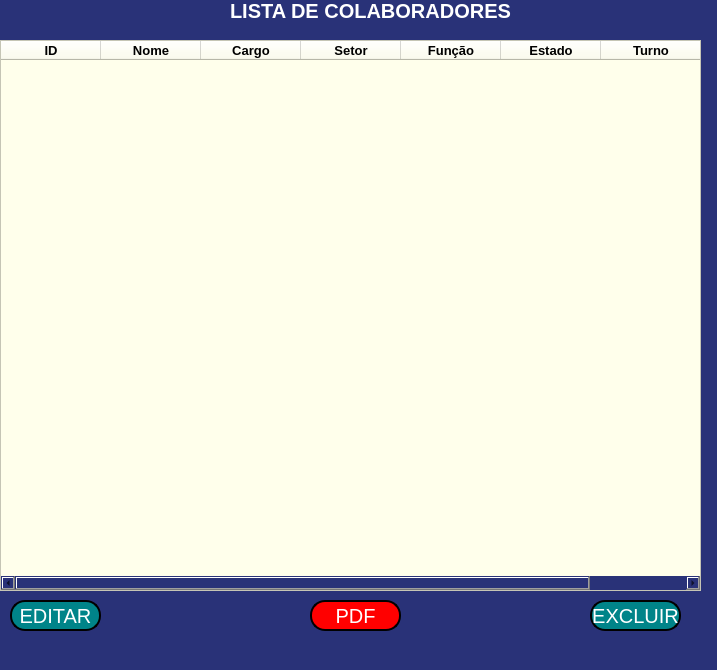
<?xml version="1.0" encoding="UTF-8"?>
<ui version="4.0">
 <class>MainWindow</class>
 <widget class="QMainWindow" name="MainWindow">
  <property name="geometry">
   <rect>
    <x>0</x>
    <y>0</y>
    <width>717</width>
    <height>670</height>
   </rect>
  </property>
  <property name="windowTitle">
   <string>MainWindow</string>
  </property>
  <property name="styleSheet">
   <string notr="true">background-color: rgb(41, 50, 120);</string>
  </property>
  <widget class="QWidget" name="centralwidget">
   <widget class="QLabel" name="label">
    <property name="geometry">
     <rect>
      <x>230</x>
      <y>-20</y>
      <width>311</width>
      <height>61</height>
     </rect>
    </property>
    <property name="font">
     <font>
      <pointsize>15</pointsize>
      <bold>true</bold>
     </font>
    </property>
    <property name="styleSheet">
     <string notr="true">color: rgb(255, 255, 255);</string>
    </property>
    <property name="text">
     <string>LISTA DE COLABORADORES</string>
    </property>
   </widget>
   <widget class="QTableWidget" name="tableWidget">
    <property name="geometry">
     <rect>
      <x>0</x>
      <y>40</y>
      <width>701</width>
      <height>551</height>
     </rect>
    </property>
    <property name="font">
     <font>
      <pointsize>10</pointsize>
      <bold>false</bold>
     </font>
    </property>
    <property name="styleSheet">
     <string notr="true">
background-color: rgb(255, 255, 235);</string>
    </property>
    <property name="showGrid">
     <bool>true</bool>
    </property>
    <property name="gridStyle">
     <enum>Qt::NoPen</enum>
    </property>
    <property name="rowCount">
     <number>0</number>
    </property>
    <property name="columnCount">
     <number>7</number>
    </property>
    <attribute name="horizontalHeaderDefaultSectionSize">
     <number>100</number>
    </attribute>
    <column>
     <property name="text">
      <string>ID</string>
     </property>
     <property name="font">
      <font>
       <pointsize>10</pointsize>
       <bold>true</bold>
      </font>
     </property>
    </column>
    <column>
     <property name="text">
      <string>Nome</string>
     </property>
     <property name="font">
      <font>
       <pointsize>10</pointsize>
       <bold>true</bold>
      </font>
     </property>
    </column>
    <column>
     <property name="text">
      <string>Cargo</string>
     </property>
     <property name="font">
      <font>
       <pointsize>10</pointsize>
       <bold>true</bold>
      </font>
     </property>
    </column>
    <column>
     <property name="text">
      <string>Setor</string>
     </property>
     <property name="font">
      <font>
       <pointsize>10</pointsize>
       <bold>true</bold>
      </font>
     </property>
    </column>
    <column>
     <property name="text">
      <string>Função</string>
     </property>
     <property name="font">
      <font>
       <pointsize>10</pointsize>
       <bold>true</bold>
      </font>
     </property>
    </column>
    <column>
     <property name="text">
      <string>Estado</string>
     </property>
     <property name="font">
      <font>
       <pointsize>10</pointsize>
       <bold>true</bold>
      </font>
     </property>
    </column>
    <column>
     <property name="text">
      <string>Turno</string>
     </property>
     <property name="font">
      <font>
       <pointsize>10</pointsize>
       <bold>true</bold>
      </font>
     </property>
    </column>
   </widget>
   <widget class="QPushButton" name="pushButton_2">
    <property name="geometry">
     <rect>
      <x>590</x>
      <y>600</y>
      <width>91</width>
      <height>31</height>
     </rect>
    </property>
    <property name="font">
     <font>
      <pointsize>15</pointsize>
     </font>
    </property>
    <property name="styleSheet">
     <string notr="true">background-color: rgb(0, 132, 137);
color: rgb(255, 255, 255);
border-style: outset;
border-width: 2px;
border-radius: 15px;
border-color: black;</string>
    </property>
    <property name="text">
     <string>EXCLUIR</string>
    </property>
   </widget>
   <widget class="QPushButton" name="pushButton_3">
    <property name="geometry">
     <rect>
      <x>10</x>
      <y>600</y>
      <width>91</width>
      <height>31</height>
     </rect>
    </property>
    <property name="font">
     <font>
      <pointsize>15</pointsize>
     </font>
    </property>
    <property name="styleSheet">
     <string notr="true">background-color: rgb(0, 132, 137);
color: rgb(255, 255, 255);
border-style: outset;
border-width: 2px;
border-radius: 15px;
border-color: black;</string>
    </property>
    <property name="text">
     <string>EDITAR</string>
    </property>
   </widget>
   <widget class="QPushButton" name="pushButton_4">
    <property name="geometry">
     <rect>
      <x>310</x>
      <y>600</y>
      <width>91</width>
      <height>31</height>
     </rect>
    </property>
    <property name="font">
     <font>
      <pointsize>15</pointsize>
     </font>
    </property>
    <property name="styleSheet">
     <string notr="true">background-color: rgb(255, 0, 0);
color: rgb(255, 255, 255);
border-style: outset;
border-width: 2px;
border-radius: 15px;
border-color: black;</string>
    </property>
    <property name="text">
     <string>PDF</string>
    </property>
   </widget>
  </widget>
  <widget class="QMenuBar" name="menubar">
   <property name="geometry">
    <rect>
     <x>0</x>
     <y>0</y>
     <width>717</width>
     <height>22</height>
    </rect>
   </property>
  </widget>
 </widget>
 <resources/>
 <connections/>
</ui>
